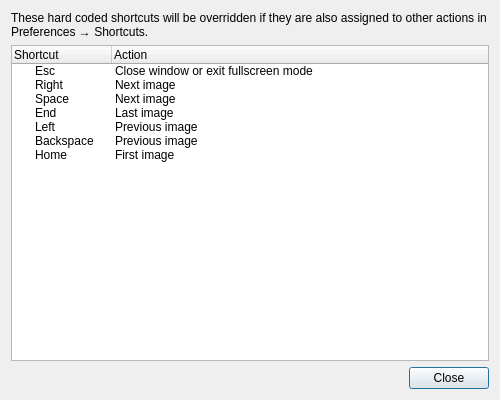
<?xml version="1.0" encoding="UTF-8"?>
<ui version="4.0">
 <class>HiddenShortcutsDialog</class>
 <widget class="QDialog" name="HiddenShortcutsDialog">
  <property name="geometry">
   <rect>
    <x>0</x>
    <y>0</y>
    <width>500</width>
    <height>400</height>
   </rect>
  </property>
  <property name="windowTitle">
   <string>Hidden Shortcuts</string>
  </property>
  <layout class="QVBoxLayout" name="verticalLayout">
   <item>
    <widget class="QLabel" name="label">
     <property name="text">
      <string>These hard coded shortcuts will be overridden if they are also assigned to other actions in Preferences → Shortcuts.</string>
     </property>
     <property name="wordWrap">
      <bool>true</bool>
     </property>
     <property name="margin">
      <number>5</number>
     </property>
    </widget>
   </item>
   <item>
    <widget class="QTreeWidget" name="treeWidget">
     <column>
      <property name="text">
       <string>Shortcut</string>
      </property>
     </column>
     <column>
      <property name="text">
       <string>Action</string>
      </property>
     </column>
     <item>
      <property name="text">
       <string>Esc</string>
      </property>
      <property name="text">
       <string>Close window or exit fullscreen mode</string>
      </property>
     </item>
     <item>
      <property name="text">
       <string>Right</string>
      </property>
      <property name="text">
       <string>Next image</string>
      </property>
     </item>
     <item>
      <property name="text">
       <string>Space</string>
      </property>
      <property name="text">
       <string>Next image</string>
      </property>
     </item>
     <item>
      <property name="text">
       <string>End</string>
      </property>
      <property name="text">
       <string>Last image</string>
      </property>
     </item>
     <item>
      <property name="text">
       <string>Left</string>
      </property>
      <property name="text">
       <string>Previous image</string>
      </property>
     </item>
     <item>
      <property name="text">
       <string>Backspace</string>
      </property>
      <property name="text">
       <string>Previous image</string>
      </property>
     </item>
     <item>
      <property name="text">
       <string>Home</string>
      </property>
      <property name="text">
       <string>First image</string>
      </property>
     </item>
    </widget>
   </item>
   <item>
    <widget class="QDialogButtonBox" name="buttonBox">
     <property name="orientation">
      <enum>Qt::Horizontal</enum>
     </property>
     <property name="standardButtons">
      <set>QDialogButtonBox::Close</set>
     </property>
    </widget>
   </item>
  </layout>
 </widget>
 <resources/>
 <connections>
  <connection>
   <sender>buttonBox</sender>
   <signal>accepted()</signal>
   <receiver>HiddenShortcutsDialog</receiver>
   <slot>accept()</slot>
  </connection>
  <connection>
   <sender>buttonBox</sender>
   <signal>rejected()</signal>
   <receiver>HiddenShortcutsDialog</receiver>
   <slot>reject()</slot>
  </connection>
 </connections>
</ui>
